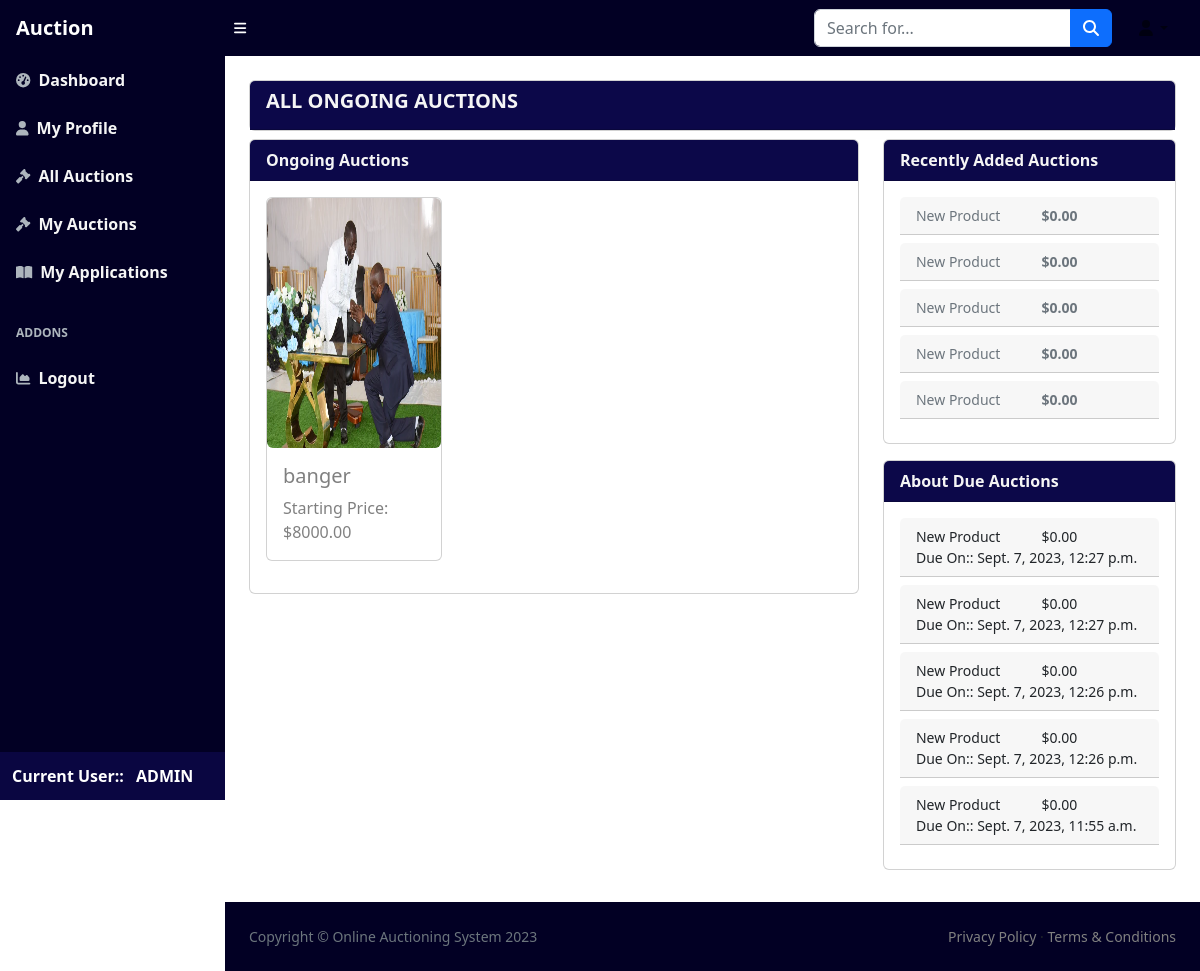
Page /all_auctions/ (signed in) on the earlier database version.
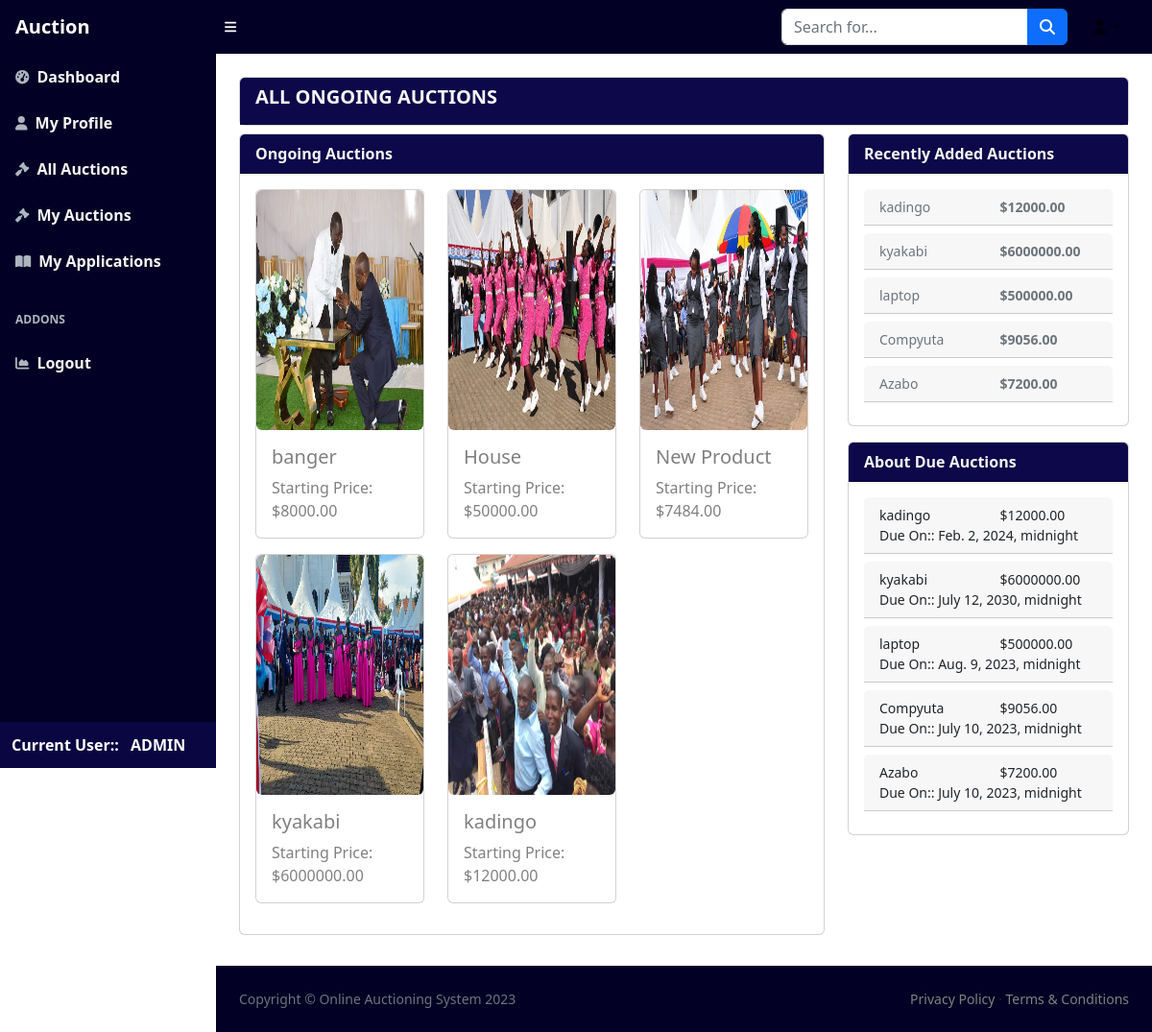
Same page on the later database version.
### core/models.py (models this page shows, shortened)
class Product(models.Model):
    seller = models.ForeignKey(DjangoUser, on_delete=models.CASCADE, null=True)
    name = models.CharField(max_length=255, default="New Product")
    description = models.TextField(null=True)
    start_price = models.DecimalField(max_digits=10, decimal_places=2, default=0)
    end_time = models.DateTimeField(null=True)
    image = models.ImageField(upload_to='product_images/', null=True)

### core/views.py (the view)
# urls.py: path("all_auctions/", views.all_auctions, name="all_auctions"),
@login_required(login_url="login")
def all_auctions(request):
    all_products = models.Product.objects.all()
    recent_products = models.Product.objects.order_by('-id')[:5]
    current_time = timezone.now()
    ongoing_auctions = all_products.filter(end_time__gt=current_time)
    return render(request, "core/all_auctions.html", {
        "all_products": all_products,
        "recent_products": recent_products,
        "ongoing_auctions": ongoing_auctions,
    })

### templates/core/all_auctions.html (shortened to what this page needs)
{% extends 'base.html' %}
{%block body%}
<div class="container-fluid p-4">
    <div class="card">
        <div class="card-header bg-darkblue">
            <h5 style="color: whitesmoke;" class="fw-bold">ALL ONGOING AUCTIONS</h5>
        </div>
    </div>
    <div class="row my-2 gap-2 gap-md-0">
        <div class="col-md-8">
            <div class="card">
                <div class="card-header bg-darkblue">
                    <span style="color: whitesmoke;" class="fw-bold">Ongoing Auctions</span>
                </div>
                <div class="card-body">
                    <div class="row">
                        {% if ongoing_auctions %}
                        {% for product in ongoing_auctions %}
                        <div class="col-12 col-sm-6 col-md-4">
                            <div class="card mb-3">
                                <a href="{% url 'product_details' product.id %}">
                                    {% if product.image %}
                                    <img src="{{ product.image.url }}" alt="{{ product.name }}"
                                        class="card-img-top image-small image-medium image-large rounded">
                                    {% else %}
                                    <p>No image available</p>
                                    {% endif %}
                                    <div class="card-body">
                                        <h5 class="card-title">{{ product.name }}</h5>
                                        <p class="card-text">Starting Price: ${{ product.start_price }}</p>
                                    </div>
                                </a>
                            </div>
                        </div>
                        {% endfor %}
                        {% else %}
                        <p>Oooops!!! There are currently no ongoing auctions</p>
                        {% endif %}
                    </div>
                </div>
            </div>
        </div>
        <div class="col-md-4 sticky-form-container">
            <div class="card mb-3">
                <div class="card-header bg-darkblue">
                    <span style="color: whitesmoke;" class="fw-bold">Recently Added Auctions</span>
                </div>
                <div class="card-body">
                    <div class="row">
                        {% for product in recent_products %}
                        <div class="">
                            <div class="card-header mb-2">
                                <a href="{% url 'product_details' product.id %}">
                                    <div class="row small">
                                        <div class="col-6 text-secondary">{{ product.name }}</div>
                                        <div class="col-6 text-secondary fw-semibold">${{ product.start_price }}</div>
                                    </div>
                                </a>
                            </div>
                        </div>
                        {% endfor %}
                    </div>
                </div>
            </div>
            <div class="card">
                <div class="card-header bg-darkblue">
                    <span style="color: whitesmoke;" class="fw-bold">About Due Auctions</span>
                </div>
                <div class="card-body">
                    <div class="row">
                        {% for product in recent_products %}
                        <div class="">
                            <div class="card-header mb-2 small">
                                <div class="row">
                                    <div class="col-6">{{ product.name }}</div>
                                    <div class="col-6">${{ product.start_price }}</div>
                                </div>
                                <div>Due On:: <span>{{ product.end_time }}</span></div>
                            </div>
                        </div>
                        {% endfor %}
                    </div>
                </div>
            </div>
        </div>
    </div>
</div>
{% endblock body %}

Differences in the rows shown:
no longer on this page (row unchanged): Product: name "New Product", start_price "0.00", end_time "Sept. 7, 2023, 12:27 p.m."
no longer on this page (row unchanged): Product: name "New Product", start_price "0.00", end_time "Sept. 7, 2023, 12:27 p.m."
no longer on this page (row unchanged): Product: name "New Product", start_price "0.00", end_time "Sept. 7, 2023, 12:26 p.m."
no longer on this page (row unchanged): Product: name "New Product", start_price "0.00", end_time "Sept. 7, 2023, 12:26 p.m."
no longer on this page (row unchanged): Product: name "New Product", start_price "0.00", end_time "Sept. 7, 2023, 11:55 a.m."
added Product: image (picture), name "House", start_price "50000.00", shown under "ALL ONGOING AUCTIONS"
added Product: image (picture), name "New Product", start_price "7484.00", shown under "ALL ONGOING AUCTIONS"
added Product: image (picture), name "kyakabi", start_price "6000000.00", end_time "July 12, 2030, midnight"
added Product: image (picture), name "kadingo", start_price "12000.00", end_time "Feb. 2, 2024, midnight"
added Product: name "laptop", start_price "500000.00", end_time "Aug. 9, 2023, midnight"
added Product: name "Compyuta", start_price "9056.00", end_time "July 10, 2023, midnight"
added Product: name "Azabo", start_price "7200.00", end_time "July 10, 2023, midnight"
